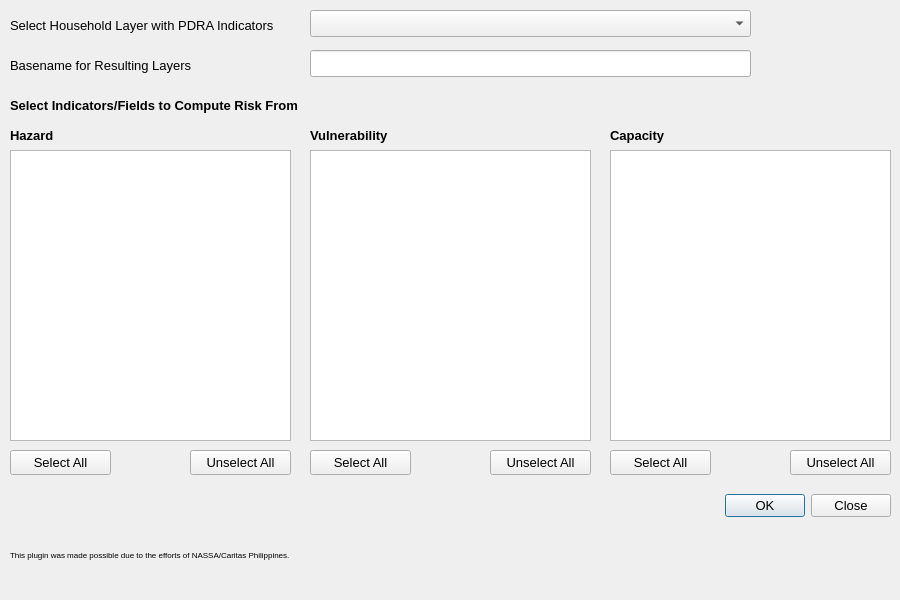
<?xml version="1.0" encoding="UTF-8"?>
<ui version="4.0">
 <class>CaritasPDRARiskDialog</class>
 <widget class="QDialog" name="CaritasPDRARiskDialog">
  <property name="geometry">
   <rect>
    <x>0</x>
    <y>0</y>
    <width>900</width>
    <height>600</height>
   </rect>
  </property>
  <property name="sizePolicy">
   <sizepolicy hsizetype="Fixed" vsizetype="Fixed">
    <horstretch>0</horstretch>
    <verstretch>0</verstretch>
   </sizepolicy>
  </property>
  <property name="minimumSize">
   <size>
    <width>900</width>
    <height>600</height>
   </size>
  </property>
  <property name="maximumSize">
   <size>
    <width>900</width>
    <height>600</height>
   </size>
  </property>
  <property name="font">
   <font>
    <pointsize>10</pointsize>
   </font>
  </property>
  <property name="windowTitle">
   <string>Compute Hazard, Vulnerability, Capacity, and Risk from PDRA Data (shp-version)</string>
  </property>
  <property name="windowIcon">
   <iconset resource="resources.qrc">
    <normaloff>:/plugins/caritas_pdra/img/icons/icon-risk.png</normaloff>:/plugins/caritas_pdra/img/icons/icon-risk.png</iconset>
  </property>
  <property name="modal">
   <bool>false</bool>
  </property>
  <widget class="QgsMapLayerComboBox" name="selectHHComboBox">
   <property name="geometry">
    <rect>
     <x>310</x>
     <y>10</y>
     <width>441</width>
     <height>27</height>
    </rect>
   </property>
   <property name="font">
    <font>
     <pointsize>10</pointsize>
    </font>
   </property>
   <property name="toolTip">
    <string>Piliin ang household layer na naglalaman ng PDRA indicators</string>
   </property>
   <property name="statusTip">
    <string/>
   </property>
   <property name="whatsThis">
    <string>Select the household point layer with PDRA indicators</string>
   </property>
   <property name="showCrs">
    <bool>true</bool>
   </property>
  </widget>
  <widget class="QLabel" name="selectHHLabel">
   <property name="geometry">
    <rect>
     <x>10</x>
     <y>10</y>
     <width>281</width>
     <height>31</height>
    </rect>
   </property>
   <property name="font">
    <font>
     <pointsize>10</pointsize>
    </font>
   </property>
   <property name="text">
    <string>Select Household Layer with PDRA Indicators</string>
   </property>
   <property name="wordWrap">
    <bool>true</bool>
   </property>
  </widget>
  <widget class="QLabel" name="resultBasenameLabel">
   <property name="geometry">
    <rect>
     <x>10</x>
     <y>50</y>
     <width>201</width>
     <height>31</height>
    </rect>
   </property>
   <property name="font">
    <font>
     <pointsize>10</pointsize>
    </font>
   </property>
   <property name="text">
    <string>Basename for Resulting Layers</string>
   </property>
   <property name="wordWrap">
    <bool>true</bool>
   </property>
  </widget>
  <widget class="QLineEdit" name="resultBasenameLineEdit">
   <property name="geometry">
    <rect>
     <x>310</x>
     <y>50</y>
     <width>441</width>
     <height>27</height>
    </rect>
   </property>
   <property name="toolTip">
    <string>Ang mga resulta ay ilalagay sa memory at papangalanang &lt;basename_HAZ&gt;, &lt;basename_VUL&gt;, &lt;basename_CAP&gt;, and &lt;basename_RISK&gt;.</string>
   </property>
   <property name="whatsThis">
    <string>Resulting layers (in memory) will be named &lt;basename_HAZ&gt;, &lt;basename_VUL&gt;, &lt;basename_CAP&gt;, and &lt;basename_RISK&gt;.</string>
   </property>
  </widget>
  <widget class="QLabel" name="selectIndicatorsLabel">
   <property name="geometry">
    <rect>
     <x>10</x>
     <y>90</y>
     <width>311</width>
     <height>31</height>
    </rect>
   </property>
   <property name="font">
    <font>
     <pointsize>10</pointsize>
     <weight>75</weight>
     <bold>true</bold>
    </font>
   </property>
   <property name="text">
    <string>Select Indicators/Fields to Compute Risk From</string>
   </property>
  </widget>
  <widget class="QLabel" name="hazLabel">
   <property name="geometry">
    <rect>
     <x>10</x>
     <y>120</y>
     <width>281</width>
     <height>31</height>
    </rect>
   </property>
   <property name="font">
    <font>
     <pointsize>10</pointsize>
     <weight>75</weight>
     <bold>true</bold>
    </font>
   </property>
   <property name="text">
    <string>Hazard</string>
   </property>
  </widget>
  <widget class="QListWidget" name="hazListWidget">
   <property name="geometry">
    <rect>
     <x>10</x>
     <y>150</y>
     <width>281</width>
     <height>291</height>
    </rect>
   </property>
   <property name="toolTip">
    <string>Piliin ang mga indikador ng Hazard (Posibilidad ng Sakuna) na isasama sa pagkuha ng Risk (Panganib).</string>
   </property>
   <property name="editTriggers">
    <set>QAbstractItemView::NoEditTriggers</set>
   </property>
   <property name="selectionMode">
    <enum>QAbstractItemView::ExtendedSelection</enum>
   </property>
   <property name="sortingEnabled">
    <bool>true</bool>
   </property>
  </widget>
  <widget class="QListWidget" name="vulListWidget">
   <property name="geometry">
    <rect>
     <x>310</x>
     <y>150</y>
     <width>281</width>
     <height>291</height>
    </rect>
   </property>
   <property name="toolTip">
    <string>Piliin ang mga indikador ng Vulnerability (Kahinaan) na isasama sa pagkuha ng Risk (Panganib).</string>
   </property>
   <property name="editTriggers">
    <set>QAbstractItemView::NoEditTriggers</set>
   </property>
   <property name="selectionMode">
    <enum>QAbstractItemView::ExtendedSelection</enum>
   </property>
  </widget>
  <widget class="QListWidget" name="capListWidget">
   <property name="geometry">
    <rect>
     <x>610</x>
     <y>150</y>
     <width>281</width>
     <height>291</height>
    </rect>
   </property>
   <property name="toolTip">
    <string>Piliin ang mga indikador ng Capacity (Kapasidad) na isasama sa pagkuha ng Risk (Panganib).</string>
   </property>
   <property name="editTriggers">
    <set>QAbstractItemView::NoEditTriggers</set>
   </property>
   <property name="selectionMode">
    <enum>QAbstractItemView::ExtendedSelection</enum>
   </property>
  </widget>
  <widget class="QLabel" name="vulLabel">
   <property name="geometry">
    <rect>
     <x>310</x>
     <y>120</y>
     <width>281</width>
     <height>31</height>
    </rect>
   </property>
   <property name="font">
    <font>
     <pointsize>10</pointsize>
     <weight>75</weight>
     <bold>true</bold>
    </font>
   </property>
   <property name="text">
    <string>Vulnerability</string>
   </property>
  </widget>
  <widget class="QLabel" name="capLabel">
   <property name="geometry">
    <rect>
     <x>610</x>
     <y>120</y>
     <width>281</width>
     <height>31</height>
    </rect>
   </property>
   <property name="font">
    <font>
     <pointsize>10</pointsize>
     <weight>75</weight>
     <bold>true</bold>
    </font>
   </property>
   <property name="text">
    <string>Capacity</string>
   </property>
  </widget>
  <widget class="QPushButton" name="hazSelectAllBtn">
   <property name="geometry">
    <rect>
     <x>10</x>
     <y>450</y>
     <width>101</width>
     <height>25</height>
    </rect>
   </property>
   <property name="toolTip">
    <string>Piliin lahat</string>
   </property>
   <property name="text">
    <string>Select All</string>
   </property>
  </widget>
  <widget class="QPushButton" name="hazUnselectAllBtn">
   <property name="geometry">
    <rect>
     <x>190</x>
     <y>450</y>
     <width>101</width>
     <height>25</height>
    </rect>
   </property>
   <property name="toolTip">
    <string>Alisin ang mga napili</string>
   </property>
   <property name="text">
    <string>Unselect All</string>
   </property>
  </widget>
  <widget class="QPushButton" name="vulUnselectAllBtn">
   <property name="geometry">
    <rect>
     <x>490</x>
     <y>450</y>
     <width>101</width>
     <height>25</height>
    </rect>
   </property>
   <property name="toolTip">
    <string>Alisin ang mga napili</string>
   </property>
   <property name="text">
    <string>Unselect All</string>
   </property>
  </widget>
  <widget class="QPushButton" name="vulSelectAllBtn">
   <property name="geometry">
    <rect>
     <x>310</x>
     <y>450</y>
     <width>101</width>
     <height>25</height>
    </rect>
   </property>
   <property name="toolTip">
    <string>Piliin lahat</string>
   </property>
   <property name="text">
    <string>Select All</string>
   </property>
  </widget>
  <widget class="QPushButton" name="capUnselectAllBtn">
   <property name="geometry">
    <rect>
     <x>790</x>
     <y>450</y>
     <width>101</width>
     <height>25</height>
    </rect>
   </property>
   <property name="toolTip">
    <string>Alisin ang mga napili</string>
   </property>
   <property name="text">
    <string>Unselect All</string>
   </property>
  </widget>
  <widget class="QPushButton" name="capSelectAllBtn">
   <property name="geometry">
    <rect>
     <x>610</x>
     <y>450</y>
     <width>101</width>
     <height>25</height>
    </rect>
   </property>
   <property name="toolTip">
    <string>Piliin lahat</string>
   </property>
   <property name="text">
    <string>Select All</string>
   </property>
  </widget>
  <widget class="QLabel" name="label">
   <property name="geometry">
    <rect>
     <x>10</x>
     <y>530</y>
     <width>321</width>
     <height>51</height>
    </rect>
   </property>
   <property name="font">
    <font>
     <pointsize>5</pointsize>
     <weight>50</weight>
     <italic>false</italic>
     <bold>false</bold>
    </font>
   </property>
   <property name="layoutDirection">
    <enum>Qt::LeftToRight</enum>
   </property>
   <property name="text">
    <string>&lt;html&gt;&lt;head/&gt;&lt;body&gt;&lt;p&gt;&lt;span style=&quot; font-size:6pt;&quot;&gt;This plugin was made possible due to the efforts of NASSA/Caritas Philippines.&lt;/span&gt;&lt;/p&gt;&lt;/body&gt;&lt;/html&gt;</string>
   </property>
   <property name="scaledContents">
    <bool>false</bool>
   </property>
   <property name="alignment">
    <set>Qt::AlignLeading|Qt::AlignLeft|Qt::AlignVCenter</set>
   </property>
   <property name="wordWrap">
    <bool>true</bool>
   </property>
   <property name="margin">
    <number>4</number>
   </property>
  </widget>
  <widget class="QLabel" name="label_2">
   <property name="geometry">
    <rect>
     <x>820</x>
     <y>530</y>
     <width>71</width>
     <height>51</height>
    </rect>
   </property>
   <property name="text">
    <string/>
   </property>
   <property name="pixmap">
    <pixmap resource="resources.qrc">:/plugins/caritas_pdra/img/logos/logo-nassa-caritas.png</pixmap>
   </property>
  </widget>
  <widget class="QDialogButtonBox" name="buttonBox">
   <property name="geometry">
    <rect>
     <x>720</x>
     <y>490</y>
     <width>171</width>
     <height>31</height>
    </rect>
   </property>
   <property name="toolTip">
    <string>Perform Risk Computation</string>
   </property>
   <property name="standardButtons">
    <set>QDialogButtonBox::Close|QDialogButtonBox::Ok</set>
   </property>
  </widget>
 </widget>
 <customwidgets>
  <customwidget>
   <class>QgsMapLayerComboBox</class>
   <extends>QComboBox</extends>
   <header>qgsmaplayercombobox.h</header>
  </customwidget>
 </customwidgets>
 <resources>
  <include location="resources.qrc"/>
 </resources>
 <connections/>
</ui>
